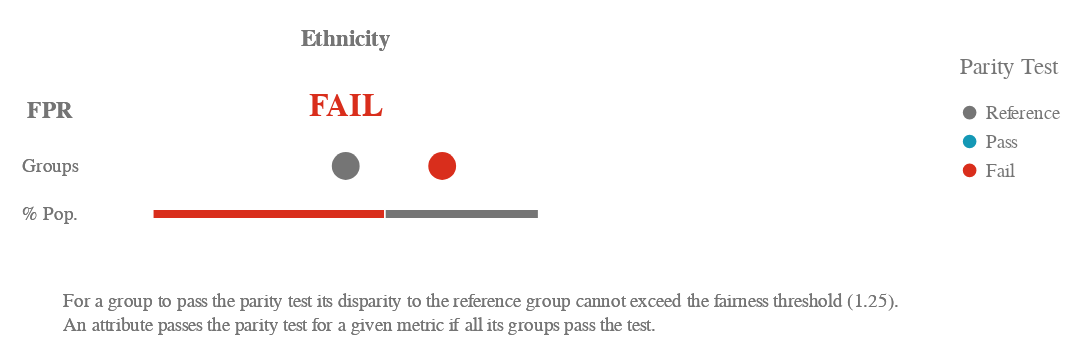

Write notebook code for a chart like this one.
### Markdown cell above
Let's visualize:

### Code cell
ap.summary(bdf, metrics, fairness_threshold = disparity_tolerance)

### Figure 1 — Vega-Lite specification as saved in the notebook (floating-point values rounded to 4 significant figures)
{"config": {"view": {"continuousWidth": 400, "continuousHeight": 300, "strokeWidth": 0}, "legend": {"labelColor": "rgb(117,117,117)", "labelFont": "Arial", "labelFontSize": 12, "titleColor": "rgb(117,117,117)", "titleFont": "Arial", "titleFontSize": 14, "titleFontWeight": "normal", "titlePadding": 15}}, "vconcat": [{"hconcat": [{"vconcat": [{"mark": {"type": "text", "align": "center", "baseline": "middle", "color": "rgb(117,117,117)", "font": "Arial", "fontWeight": "bold", "size": 14}, "encoding": {"text": {"value": ""}}, "height": 19.5, "width": 32.0}, {"layer": [{"mark": {"type": "text", "align": "center", "baseline": "middle", "color": "rgb(117,117,117)", "font": "Arial", "fontWeight": "bold", "size": 14}, "encoding": {"text": {"value": "FPR"}, "y": {"type": "quantitative", "axis": {"domain": false, "grid": false, "labels": false, "ticks": false, "title": " "}, "field": "y_position", "scale": {"domain": [3, 1]}}}, "transform": [{"calculate": "1.2", "as": "y_position"}]}, {"mark": {"type": "text", "align": "center", "baseline": "middle", "color": "rgb(117,117,117)", "font": "Arial", "size": 12}, "encoding": {"text": {"value": "Groups"}, "y": {"type": "quantitative", "axis": {"domain": false, "grid": false, "labels": false, "ticks": false, "title": " "}, "field": "y_position", "scale": {"domain": [3, 1]}}}, "transform": [{"calculate": "2", "as": "y_position"}]}, {"mark": {"type": "text", "align": "center", "baseline": "middle", "color": "rgb(117,117,117)", "font": "Arial", "size": 12}, "encoding": {"text": {"value": "% Pop."}, "y": {"type": "quantitative", "axis": {"domain": false, "grid": false, "labels": false, "ticks": false, "title": " "}, "field": "y_position", "scale": {"domain": [3, 1]}}}, "transform": [{"calculate": "2.7", "as": "y_position"}]}], "height": 84.5, "width": 32.0}], "bounds": "flush", "data": {"name": "data-79dd248bdaa0ea02c535240e8ad022c8"}, "spacing": 26.0}, {"hconcat": [{"vconcat": [{"data": {"name": "data-79dd248bdaa0ea02c535240e8ad022c8"}, "mark": {"type": "text", "align": "center", "baseline": "middle", "color": "rgb(117,117,117)", "font": "Arial", "fontWeight": "bold", "size": 14}, "encoding": {"text": {"value": "Ethnicity"}}, "height": 19.5, "width": 240.0}, {"layer": [{"data": {"name": "data-0648884f34076ca4404072fa7f837079"}, "mark": {"type": "text", "align": "center", "baseline": "middle", "font": "Arial", "fontWeight": "bold", "size": 20}, "encoding": {"color": {"type": "ordinal", "field": "parity_result", "legend": {"title": ""}, "scale": {"domain": ["Reference", "Pass", "Fail"], "range": ["rgb(117,117,117)", "rgb(20, 152, 181)", "rgb(217, 46, 28)"]}}, "text": {"value": "FAIL"}, "y": {"type": "quantitative", "axis": {"domain": false, "grid": false, "labels": false, "ticks": false, "title": " "}, "field": "y_position", "scale": {"domain": [3, 1]}}}, "transform": [{"calculate": "1", "as": "y_position"}]}, {"data": {"name": "data-1cbcff3e50558dbf881b556339d44bc2"}, "mark": {"type": "bar", "size": 6, "stroke": "white"}, "encoding": {"color": {"type": "ordinal", "field": "fpr_parity_result", "legend": {"padding": 20, "title": "Parity Test"}, "scale": {"domain": ["Reference", "Pass", "Fail"], "range": ["rgb(117,117,117)", "rgb(20, 152, 181)", "rgb(217, 46, 28)"]}}, "tooltip": [{"type": "nominal", "field": "fpr_parity_result", "title": "Parity"}, {"type": "nominal", "field": "tooltip_group_size", "title": "Size"}, {"type": "nominal", "field": "tooltip_groups_name_size", "title": "Groups"}], "x": {"type": "quantitative", "aggregate": "sum", "axis": {"domain": false, "grid": false, "labels": false, "ticks": false, "title": " "}, "field": "group_size", "stack": "normalize"}, "y": {"type": "quantitative", "axis": {"domain": false, "grid": false, "labels": false, "ticks": false, "title": " "}, "field": "y_position", "scale": {"domain": [3, 1]}}}, "transform": [{"calculate": "2.8", "as": "y_position"}]}, {"data": {"name": "data-72041064be5d5ba87e90a7c99602b2a9"}, "mark": {"type": "circle", "opacity": 1}, "encoding": {"color": {"type": "ordinal", "field": "fpr_parity_result", "legend": {"title": ""}, "scale": {"domain": ["Reference", "Pass", "Fail"], "range": ["rgb(117,117,117)", "rgb(20, 152, 181)", "rgb(217, 46, 28)"]}}, "size": {"value": 300}, "tooltip": [{"type": "nominal", "field": "attribute_value", "title": "Group"}, {"type": "nominal", "field": "tooltip_group_size", "title": "Group Size"}, {"type": "nominal", "field": "tooltip_parity_test_explanation_fpr", "title": "Parity Test"}, {"type": "nominal", "field": "tooltip_disparity_explanation_fpr", "title": "Disparity"}, {"type": "quantitative", "field": "fpr", "format": ".2f", "title": "FPR"}], "x": {"type": "quantitative", "axis": {"domain": false, "grid": false, "labels": false, "ticks": false, "title": " "}, "field": "fpr_disparity_rank", "scale": {"domain": [-2, 2], "nice": false}}, "y": {"type": "quantitative", "axis": {"domain": false, "grid": false, "labels": false, "ticks": false, "title": " "}, "field": "y_position", "scale": {"domain": [3, 1]}}}, "transform": [{"calculate": "2", "as": "y_position"}]}], "height": 84.5, "resolve": {"scale": {"x": "independent"}}, "width": 240.0}], "bounds": "flush", "spacing": 26.0}], "bounds": "flush", "spacing": 288.0}], "bounds": "flush", "spacing": 80.0}, {"layer": [{"mark": {"type": "text", "align": "left", "baseline": "top", "fill": "rgb(117,117,117)", "font": "Arial", "fontSize": 12, "fontWeight": "normal"}, "encoding": {"text": {"value": "For a group to pass the parity test its disparity to the reference group cannot exceed the fairness threshold (1.25)."}, "x": {"value": 24.0}, "y": {"value": 0}}}, {"mark": {"type": "text", "align": "left", "baseline": "top", "fill": "rgb(117,117,117)", "font": "Arial", "fontSize": 12, "fontWeight": "normal"}, "encoding": {"text": {"value": "An attribute passes the parity test for a given metric if all its groups pass the test."}, "x": {"value": 24.0}, "y": {"value": 15.0}}}], "data": {"name": "data-79dd248bdaa0ea02c535240e8ad022c8"}}], "padding": {"top": 15, "bottom": 10}, "$schema": "https://vega.github.io/schema/vega-lite/v4.8.1.json", "datasets": {"data-79dd248bdaa0ea02c535240e8ad022c8": [{"a": 1, "b": 0}, {"a": 1, "b": 0}], "data-0648884f34076ca4404072fa7f837079": [{"parity_result": "Fail"}], "data-1cbcff3e50558dbf881b556339d44bc2": [{"fpr_parity_result": "Fail", "attribute_name": "ethnicity", "total_entities": 5278, "group_size": 3175, "tooltip_groups_name_size": "African_American (3,175)", "tooltip_group_size": "3,175 (60.16%)"}, {"fpr_parity_result": "Reference", "attribute_name": "ethnicity", "total_entities": 5278, "group_size": 2103, "tooltip_groups_name_size": "Caucasian (2,103)", "tooltip_group_size": "2,103 (39.84%)"}], "data-72041064be5d5ba87e90a7c99602b2a9": [{"attribute_name": "ethnicity", "attribute_value": "African_American", "group_size": 3175, "total_entities": 5278, "ref_group_value": "Caucasian", "fpr": 0.4155, "fpr_disparity": 1.874, "fpr_disparity_scaled": 0.8739, "fpr_parity_result": "Fail", "tooltip_parity_test_explanation_fpr": "Fail. Above fairness threshold of 1.25", "tooltip_disparity_explanation_fpr": "1.87 times larger FPR than the reference group", "tooltip_group_size": "3,175 (60.16%)", "fpr_disparity_rank": 1.0, "group_size_formatted": "3,175", "tooltip_groups_name_size": "African_American (3,175)"}, {"attribute_name": "ethnicity", "attribute_value": "Caucasian", "group_size": 2103, "total_entities": 5278, "ref_group_value": "Caucasian", "fpr": 0.2217, "fpr_disparity": 1.0, "fpr_disparity_scaled": 0.0, "fpr_parity_result": "Reference", "tooltip_parity_test_explanation_fpr": "Reference group", "tooltip_disparity_explanation_fpr": "Reference group", "tooltip_group_size": "2,103 (39.84%)", "fpr_disparity_rank": 0.0, "group_size_formatted": "2,103", "tooltip_groups_name_size": "Caucasian (2,103)"}]}}
